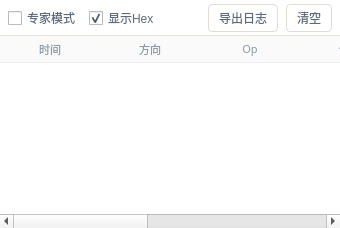
     <widget class="QWidget" name="pageSerial">
      <layout class="QVBoxLayout" name="pageSerialLayout">
       <property name="spacing">
        <number>0</number>
       </property>
       <property name="leftMargin">
        <number>0</number>
       </property>
       <property name="topMargin">
        <number>0</number>
       </property>
       <property name="rightMargin">
        <number>0</number>
       </property>
       <property name="bottomMargin">
        <number>0</number>
       </property>
       <item>
        <widget class="QWidget" name="serialToolbar" native="true">
         <property name="minimumSize">
          <size>
           <width>0</width>
           <height>36</height>
          </size>
         </property>
         <property name="maximumSize">
          <size>
           <width>16777215</width>
           <height>36</height>
          </size>
         </property>
         <property name="styleSheet">
          <string notr="true">#serialToolbar { background: #FFFFFF; border-bottom: 1px solid #E8E4DE; }
#serialToolbar QCheckBox { color: #5D6B7A; font-size: 12px; }
#serialToolbar QPushButton { background: #FFFFFF; border: 1px solid #E0DDD7; border-radius: 4px; padding: 0 10px; color: #5D6B7A; font-size: 12px; min-height: 26px; }
#serialToolbar QPushButton:hover { border-color: #2E7D32; color: #2E7D32; }</string>
         </property>
         <layout class="QHBoxLayout" name="serialToolbarLayout">
          <property name="spacing">
           <number>8</number>
          </property>
          <property name="leftMargin">
           <number>8</number>
          </property>
          <property name="topMargin">
           <number>4</number>
          </property>
          <property name="rightMargin">
           <number>8</number>
          </property>
          <property name="bottomMargin">
           <number>4</number>
          </property>
          <item>
           <widget class="QCheckBox" name="chkExpertMode">
            <property name="text">
             <string>专家模式</string>
            </property>
           </widget>
          </item>
          <item>
           <widget class="QCheckBox" name="chkShowHex">
            <property name="text">
             <string>显示Hex</string>
            </property>
            <property name="checked">
             <bool>true</bool>
            </property>
           </widget>
          </item>
          <item>
           <spacer name="serialToolbarSpacer">
            <property name="orientation">
             <enum>Qt::Horizontal</enum>
            </property>
            <property name="sizeHint" stdset="0">
             <size>
              <width>40</width>
              <height>20</height>
             </size>
            </property>
           </spacer>
          </item>
          <item>
           <widget class="QPushButton" name="btnExportLog">
            <property name="text">
             <string>导出日志</string>
            </property>
           </widget>
          </item>
          <item>
           <widget class="QPushButton" name="btnClearSerial">
            <property name="text">
             <string>清空</string>
            </property>
           </widget>
          </item>
         </layout>
        </widget>
       </item>
       <item>
        <widget class="QTableWidget" name="serialLogTable">
         <property name="styleSheet">
          <string notr="true">QTableWidget { border: none; background: #FFFFFF; font-family: Consolas, monospace; font-size: 11px; selection-background-color: #E8F1FF; selection-color: #1F2937; }
QHeaderView::section { background: #FAFAFA; color: #8C9BAA; border: none; border-bottom: 1px solid #F0EDE8; padding: 2px 4px; font-family: sans-serif; font-size: 11px; }
QTableWidget::item { border-bottom: 1px solid #F5F3EF; padding: 1px 4px; }
QTableWidget::item:selected:active { background: #E8F1FF; color: #1F2937; }
QTableWidget::item:selected:!active { background: #F0F4FA; color: #1F2937; }</string>
         </property>
         <property name="alternatingRowColors">
          <bool>true</bool>
         </property>
         <property name="selectionBehavior">
          <enum>QAbstractItemView::SelectRows</enum>
         </property>
         <property name="showGrid">
          <bool>false</bool>
         </property>
         <column>
          <property name="text">
           <string>时间</string>
          </property>
         </column>
         <column>
          <property name="text">
           <string>方向</string>
          </property>
         </column>
         <column>
          <property name="text">
           <string>Op</string>
          </property>
         </column>
         <column>
          <property name="text">
           <string>命令</string>
          </property>
         </column>
         <column>
          <property name="text">
           <string>长度</string>
          </property>
         </column>
         <column>
          <property name="text">
           <string>摘要</string>
          </property>
         </column>
         <column>
          <property name="text">
           <string>Hex</string>
          </property>
         </column>
        </widget>
       </item>
      </layout>
     </widget>
